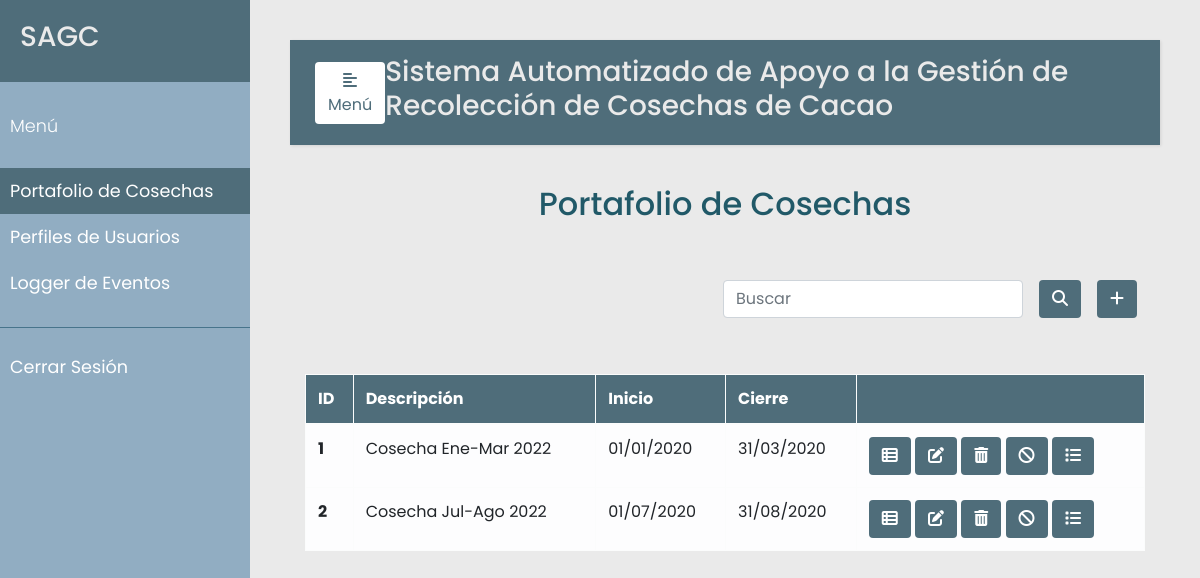
The page /cosecha (signed in) on the database as committed earlier.
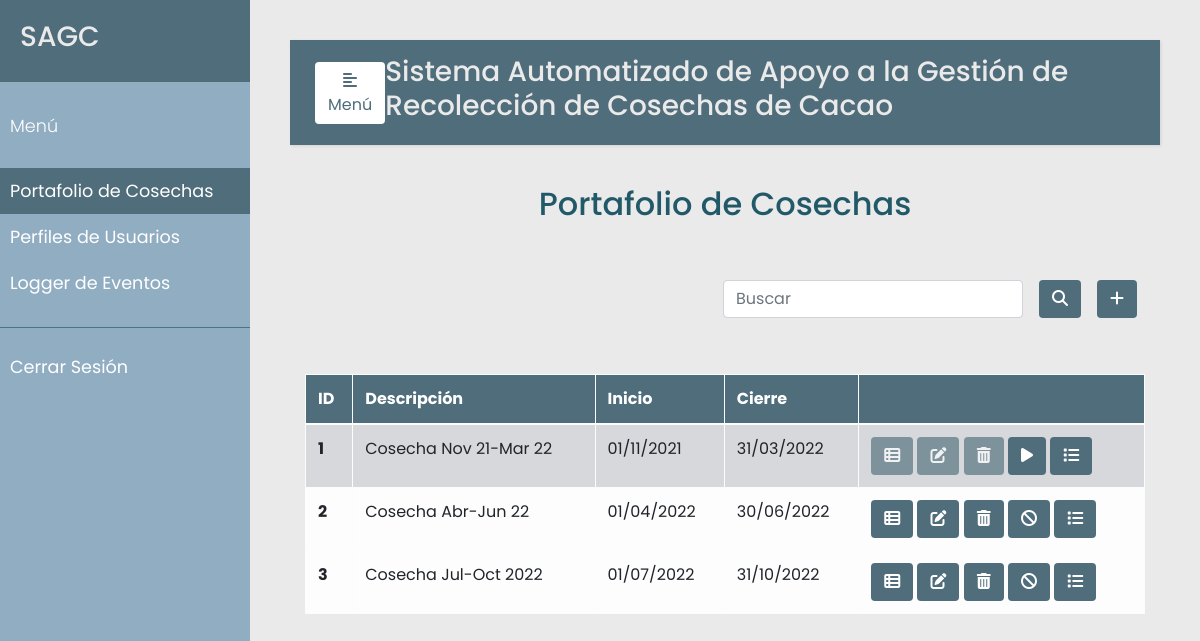
The same page on the database as committed later.
### models.py (models this page shows, shortened)
class Cosecha(db.Model):
    __tablename__ = 'cosechas'
    id = db.Column(db.Integer, primary_key=True)
    descripcion = db.Column(db.String(120), unique=True)
    inicio = db.Column(db.DateTime, nullable=False)
    cierre = db.Column(db.DateTime, nullable=False)
    estado = db.Column(db.Boolean, default=True)
    compras = db.relationship('Compra', backref='cosechas')

### app.py (the view, shortened to what this page needs)
@app.route("/cosecha", methods=['GET', 'POST'])
@login_required
def cosecha():
    error=None
    cosechas = Cosecha.query.all()
    return render_template('cosecha.html', error=error, cosechas=cosechas)

### app.py (called while the page is built)
def login_required(f):
    @wraps(f)
    def wrap(*args, **kwargs):
        if 'logged_in' in session:
            return f(*args, **kwargs)
        else:
            flash('Necesitas iniciar sesión primero')
            return redirect(url_for('login'))
    return wrap

### templates/cosecha.html (shortened to what this page needs)
{% extends "base.html" %}
{% set active_page = "cosecha" %}
{% block content %}
<div class="container h-100">
    <p class="text-center h2 fw-bold mb-5 mx-1 mx-md-4 mt-4">Portafolio de Cosechas</p>
    <div class="d-flex flex-row-reverse bd-highlight">
        <div class="p-2 bd-highlight">
          <button type="button" class="btn" style="color:#fff; background-color:#4F6D7A;" data-toggle="modal" data-target="#exampleModalLong">
            <i class="fa-solid fa-plus"></i>
          </button>
        </div>
        <div class="p-2 bd-highlight" style="display:flex; align-content: flex-end;">
          <form action='/cosecha/search' method="post" class="form-inline" style="justify-content: flex-end">
            <input class="form-control mr-3 w-75" type="text" placeholder="Buscar" aria-label="Buscar" name="search_cosecha">
            <button type="submit" id="search_cosecha" name="action-type" value="search" class="btn" style="color:#fff; background-color:#4F6D7A;">
              <i class="fas fa-search" aria-hidden="true"></i>
            </button>
          </form>
        </div>
      </div>
    <br/>
    <br>
    <table class="table table-bordered table-light table-hover">
      <thead>
        <tr>
          <th scope="col">ID</th>
          <th scope="col">Descripción</th>
          <th scope="col">Inicio</th>
          <th scope="col">Cierre</th>
          <th scope="col"></th>
        </tr>
      </thead>
      <tbody>
        {% for u in cosechas %}
        <tr {% if not u.estado %} class="table-secondary" {% endif %}>
          <th scope="row">{{u.id}}</th>
          <td >{{u.descripcion}}</td>
          <td>{{u.inicio.date().strftime("%d/%m/%Y") }}</td>
          <td>{{u.cierre.date().strftime("%d/%m/%Y") }}</td>
          <td>
            <a href="/cosecha/{{ u.id }}/compras" {% if not u.estado %} style="pointer-events: none" {% endif %}>
                <button {% if not u.estado %} disabled {% endif %} type="submit" class="btn action" data-toggle="tooltip"
                  data-placement="bottom" title="Generar Compras">
                  <i class="fa-solid fa-table-list"></i>
                </button>
            </a>
            <button {% if not u.estado %} disabled {% endif %} type="button" class="btn action" data-toggle="modal"
              data-placement="bottom" title="Modificar Cosecha" data-target="#edit-modal-{{u.id}}">
                <i class="fas fa-edit"></i>
            </button>
            <button {% if not u.estado %} disabled {% endif %} type="button" class="btn action" data-toggle="modal"
              data-placement="bottom" title="Eliminar Cosecha" data-target="#delete-modal-{{u.id}}">
                <i class="fas fa-trash-alt"></i>
            </button>
            <a href="/cosecha/{{ u.id }}/habilitar">
              <button type="button" class="btn action" data-toggle="tooltip" data-placement="bottom" title="Habilitar/Cerrar Cosecha">
                {% if not u.estado %}
                  <i class="fa-solid fa-play"></i>
                {% else %}
                  <i class="fa-solid fa-ban"></i>
                {% endif %}
              </button>
            </a>
            <button type="button" class="btn action" data-toggle="modal"
              data-placement="bottom" title="Listar Compras" data-target="#list-modal-{{u.id}}">
              <i class="fas fa-list"></i>
            </button>
          </td>
        </tr>
        </div>
        {% endfor %}
</div>
{% endblock %}

### templates/base.html (shortened to what this page needs)
<!DOCTYPE html>
<html lang="en">
<head>
    <link rel="stylesheet" href="https://cdn.jsdelivr.net/npm/bootstrap@4.3.1/dist/css/bootstrap.min.css">
    <link rel="stylesheet" href="{{ url_for('static', filename='../static/css/styles.css') }}">
    <link rel="stylesheet" href="https://cdnjs.cloudflare.com/ajax/libs/malihu-custom-scrollbar-plugin/3.1.5/jquery.mCustomScrollbar.min.css">
    <link rel="stylesheet" href="https://cdnjs.cloudflare.com/ajax/libs/font-awesome/6.1.1/css/all.min.css" />
</head>
<body>
    <div class="wrapper">
        <nav id="sidebar">
            <div class="sidebar-header">
                <h3>SAGC</h3>
            </div>
            <ul class="list-unstyled components">
                <p>Menú</p>
                {% if session['logged_in'] %}
                    <li class="nav-item {% if active_page == 'cosecha' %}active{% endif %}">
                    <a class="nav-link" href="{{url_for('cosecha')}}">Portafolio de Cosechas</a>
                    </li>
                    {% if session['rol_admin'] %}
                    <li class="nav-item {% if active_page == 'perfiles' %}active{% endif %}">
                    <a class="nav-link" href="{{url_for('perfiles')}}">Perfiles de Usuarios</a>
                    </li>
                    {% endif %}
                    <li class="nav-item {% if active_page == 'eventos' %}active{% endif %}">
                    <a class="nav-link" href="{{url_for('eventos')}}">Logger de Eventos</a>
                    </li>
                {% endif %}
            </ul>
            {% if session['logged_in'] %}
            <ul class="list-unstyled others">
                    <li class="nav-item">
                    <a class="nav-link" href="{{url_for('logout')}}">Cerrar Sesión</a>
                    </li>
            </ul>
            {% endif %}
        </nav>
        <div id="content">
            <nav class="navbar navbar-expand-lg" style="background-color:#4F6D7A;">
                <div class="container-fluid">
                    <button type="button" id="sidebarCollapse" class="btn" style="background-color:#fff; color: #4F6D7A;">
                        <i class="fas fa-align-left"></i>
                        <span>Menú</span>
                    </button>
                    <h3>Sistema Automatizado de Apoyo a la Gestión de Recolección de Cosechas de Cacao</h3>
                </div>
            </nav>
            {% block content %}
            {% endblock %}
</body>
</html>

### static/css/styles.css (style rules this page uses)
body { font-family: 'Poppins', sans-serif; background: #EAEAEA; }
p { font-family: 'Poppins', sans-serif; font-size: 1.1em; font-weight: 300; line-height: 1.7em; color: #215968; }
h3 { color: #EAEAEA; }
a, a:hover, a:focus { color: inherit; text-decoration: none; transition: all 0.3s; }
.navbar { padding: 15px 10px; background: #fff; border: none; border-radius: 0; margin-bottom: 40px; box-shadow: 1px 1px 3px rgba(0, 0, 0, 0.1); }
.wrapper { display: flex; width: 100%; }
#sidebar { width: 250px; position: fixed; top: 0; left: 0; height: 100vh; z-index: 999; background: #91ADC2; color: #fff; transition: all 0.3s; }
#sidebar .sidebar-header { padding: 20px; background: #4F6D7A; }
#sidebar ul.components { padding: 20px 0; border-bottom: 1px solid #47748b; }
#sidebar ul p { color: #fff; padding: 10px; }
#sidebar ul li a { padding: 10px; font-size: 1.1em; display: block; }
#sidebar ul li.active>a, a[aria-expanded="true"] { color: #fff; background: #4F6D7A; }
#content { width: calc(100% - 250px); padding: 40px; min-height: 100vh; transition: all 0.3s; position: absolute; top: 0; right: 0; }
.btn.action { color:#fff; background-color:#4F6D7A; }
thead { color:#fff; background-color:#4F6D7A; }

Rows that differ between the two databases and show on the page:
changed Cosecha id 1: estado True → False (drawn); descripcion "Cosecha Ene-Mar 2022" → "Cosecha Nov 21-Mar 22"; inicio "01/01/2020" → "01/11/2021"; cierre "31/03/2020" → "31/03/2022"
changed Cosecha id 2: descripcion "Cosecha Jul-Ago 2022" → "Cosecha Abr-Jun 22"; inicio "01/07/2020" → "01/04/2022"; cierre "31/08/2020" → "30/06/2022"
added Cosecha: id "3", descripcion "Cosecha Jul-Oct 2022", inicio "01/07/2022", cierre "31/10/2022", estado True (drawn)
